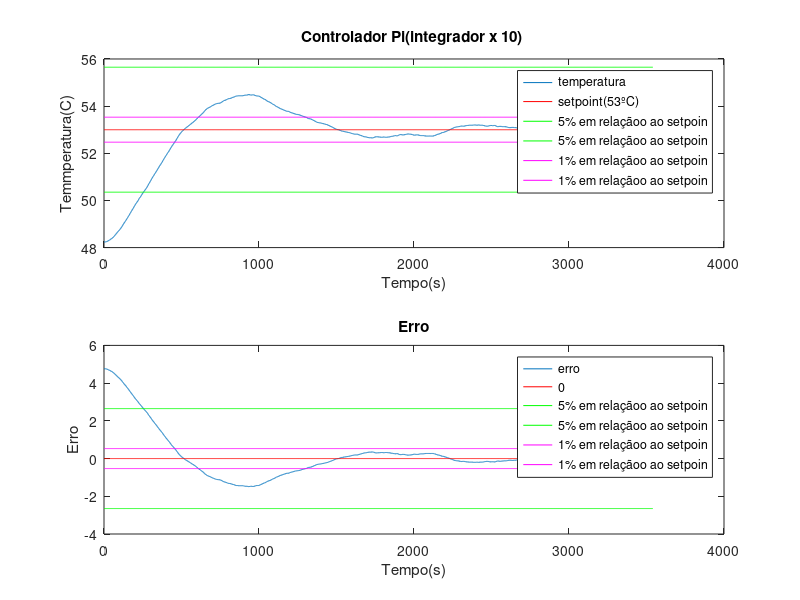

Source code (MATLAB):
arquivo=load('zn_38_53_pi_10_x.txt');%le o arquivo com os dados

amostras=size(arquivo);%identifica a quantidade de dados
amostras=amostras(1,1);%salva a quantidade de dados

temperatura=arquivo(:,1);
setpoint=arquivo(:,2);
erro=arquivo(:,3);
tempo_s=arquivo(:,4);
entrada_lamp=arquivo(:,5);

tempo_s=tempo_s-tempo_s(1,1);

subplot(2,1,1);
plot(tempo_s,temperatura,tempo_s,ones(amostras,1)*53,'r', ...
    tempo_s,ones(amostras,1)*53*1.05,'g',tempo_s,ones(amostras,1)*53*0.95,'g', ...
    tempo_s,ones(amostras,1)*53*1.01,'m',tempo_s,ones(amostras,1)*53*0.99,'m')
legend('temperatura','setpoint(53ºC)','5% em relaçãoo ao setpoin','5% em relaçãoo ao setpoin', ...
    '1% em relaçãoo ao setpoin','1% em relaçãoo ao setpoin');
title ('Controlador Pi(integrador x 10) ');
xlabel ('Tempo(s)');
ylabel ('Temmperatura(C)');
subplot(2,1,2);
plot(tempo_s,erro,tempo_s,zeros(amostras,1),'r', ...
    tempo_s,ones(amostras,1)*53*0.05,'g',tempo_s,ones(amostras,1)*53*-0.05,'g', ...
    tempo_s,ones(amostras,1)*53*0.01,'m',tempo_s,ones(amostras,1)*53*-0.01,'m')
legend('erro','0','5% em relaçãoo ao setpoin','5% em relaçãoo ao setpoin', ...
    '1% em relaçãoo ao setpoin','1% em relaçãoo ao setpoin');
title ('Erro');
xlabel ('Tempo(s)');
ylabel ('Erro');
print -dpng -r300 controlador_pi_10x.png 